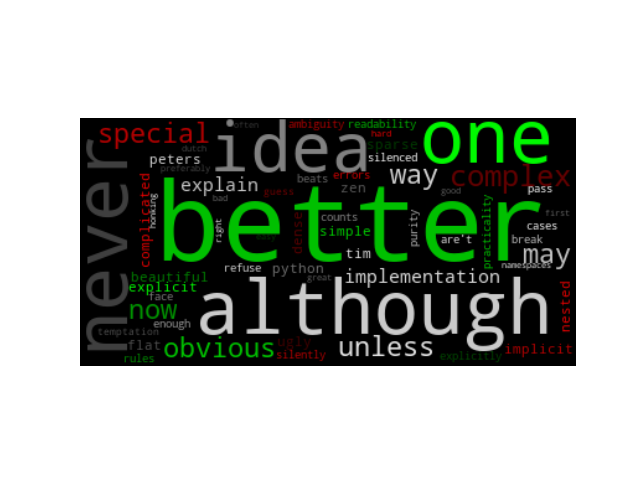

This chart was generated by the following Python code:
#! /usr/bin/env python
# -*- coding:utf-8 -*-
# @Time    : 2017/7/25 16:44
# @Author  : xiongyaokun
# @Site    : 
# @File    : test02.py
# @Software: PyCharm

"""
Colored by Group Example
========================
————————————————————————
————————————————————————
Generating a word cloud that assigns colors to words based on a predefined mapping from
colors to words
"""

from wordcloud import WordCloud, get_single_color_func
import matplotlib.pyplot as plt

class SimpleGroupColorFunc(object):
    """
    Create a color function object which assigns EXACT colors
    to certain words based on the color to words mapping

    Parameters
    ----------
    color_to_words: dict(str -> list(str))
      A dictionary that maps a color to the list of words.

    default_color : str
      Color that will be assigned to a word that's not a member
      of any value from color_to_word.
    """

    def __init__(self, color_to_words, default_color):
        self.word_to_color = {word: color
                              for (color, words) in color_to_words.items()
                              for word in words}
        self.default_color = default_color

    def __call__(self, word, **kwargs):
        return self.word_to_color.get(word, self.default_color)

class GroupedColorFunc(object):
    """
    Create a color function object which assigns DIFFERENT SHADES of
    specified colors to certain words based on the color to words mapping.

    Uses wordcloud.get_single_color_func

    Parameters
    ——————————
    color_to_word : dict(str -> list(str))
      A dictionary that maps a color to the list of words.

    default_color : str
      Color that will be assigned to a word that's not a member
      of any value from color_to_words.
    """

    def __init__(self, color_to_words, default_color):
        self.color_func_to_words = [
            (get_single_color_func(color), set(words))
            for (color, words) in color_to_words.items()
        ]

        self.default_color_func = get_single_color_func(default_color)

    def get_color_func(self, word):
        """Return a single_color_func assigned with the word"""
        try:
            color_func = next(
                color_func for (color_func, words) in self.color_func_to_words
                if word in words
            )
        except StopIteration:
            color_func = self.default_color_func

        return color_func

    def __call__(self, word, **kwargs):
        return self.get_color_func(word)(word, **kwargs)


text = """The Zen of Python, by Tim Peters Beautiful is better than ugly.
Explicit is better than implicit.
Simple is better than complex.
Complex is better than complicated.
Flat is better than nested.
Sparse is better than dense.
Readability counts.
Special cases are't special enough to break the rules.
Although practicality beats purity.
Errors should never pass silently.
Unless explicitly silenced.
In the face of ambiguity, refuse the temptation to guess.
There should be one-- and preferably only one --obvious way to do it.
Although that way may not be obvious at first unless you're Dutch.
Now is better than never.
Although never is often better than *right* now.
If the implementation is hard to explain, it's a bad idea.
If the implementation is easy to explain, it may be a good idea.
Namespaces are one honking great idea -- let's do more of those!

"""

# Since the text is small collocations are turned off and text is lower-cased.
wc = WordCloud(collocations=False).generate(text.lower())

# 自定义所以单词的颜色
color_to_word = {
    # words below will be colored with a green color function
    '#00ff00': ['beautiful', 'explicit', 'simple', 'sparse', 'readability', 'rules',
                'practicality', 'explicitly', 'one', 'now', 'easy', 'obvious', 'better'],
    #will be colored with a red single color function
    'red': ['ugly', 'implicit', 'complex', 'complicated', 'nested', 'dense', 'special',
            'errors', 'silently', 'ambiguity', 'guess', 'hard']
}

# Words that are not in any of the color_to_words values
# will be colored with a grey single color function

default_color = 'grey'

# Create a color function with single tone
# grouped_color_func = SimpleGroupedColorFunc(color_to_words, default_color)

# Create a color function with multiple tones
grouped_color_func = GroupedColorFunc(color_to_word, default_color)

# Apply our color function
# 如果你也可以将color_func的参数设置为图片，详细说明请看下一部分
wc.recolor(color_func=grouped_color_func)

# Plot
plt.figure()
plt.imshow(wc, interpolation='bilinear')
plt.axis('off')
plt.show()
